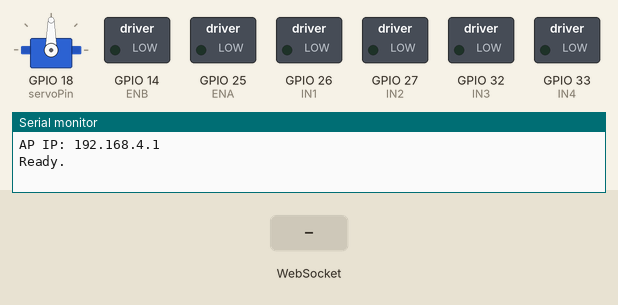
Simulated run of this sketch. Board: ESP32. Shown: servo, switched loads named in the sketch (green lamp = pin HIGH), the last lines printed to the serial monitor. Inputs (shaded band) come from the test bench.

Above: at 1.2 s.
1.3 s: WebSocket text "S:" received
At 1.8 s:
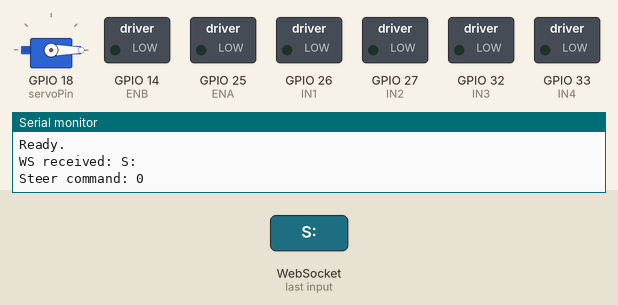
2.8 s: WebSocket text "T:" received
4.3 s: WebSocket text "5" received
Timing chart, 0 to 7.3 s (numbered marks = the images above; inputs shaded):
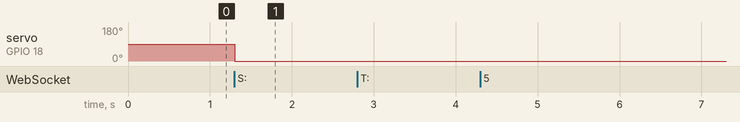

The sketch:

espwifi.ino
```cpp
#include <WiFi.h>
#include <WebServer.h>
#include <WebSocketsServer.h>
#include <ESP32Servo.h>

// -------------------- ACCESS POINT --------------------
const char* ssid     = "ESP32-RC";
const char* password = "12345678";

// -------------------- WEB SERVER & WEBSOCKET --------------------
WebServer server(80);
WebSocketsServer webSocket(81);

// -------------------- L298N MOTOR PINS --------------------
// Motor A
const int ENA = 25;   // PWM speed
const int IN1 = 26;   // Direction
const int IN2 = 27;   // Direction

// Motor B
const int ENB = 14;   // PWM speed
const int IN3 = 32;   // Direction
const int IN4 = 33;   // Direction

// -------------------- SERVO --------------------
Servo steering;
const int servoPin = 18;

// -------------------- CONTROL VARIABLES --------------------
int throttleValue = 0;
int steeringValue = 90;

// -------------------- MOTOR CONTROL --------------------
void driveMotors(int speed) {
  speed = constrain(speed, -255, 255);

  Serial.print("Motor command: ");
  Serial.println(speed);

  int pwmVal = abs(speed);

  if (speed > 0) {
    // Forward
    digitalWrite(IN1, HIGH);
    digitalWrite(IN2, LOW);

    digitalWrite(IN3, HIGH);
    digitalWrite(IN4, LOW);

    ledcWrite(ENA, pwmVal);
    ledcWrite(ENB, pwmVal);
  }
  else if (speed < 0) {
    // Reverse
    digitalWrite(IN1, LOW);
    digitalWrite(IN2, HIGH);

    digitalWrite(IN3, LOW);
    digitalWrite(IN4, HIGH);

    ledcWrite(ENA, pwmVal);
    ledcWrite(ENB, pwmVal);
  }
  else {
    // Stop
    digitalWrite(IN1, LOW);
    digitalWrite(IN2, LOW);

    digitalWrite(IN3, LOW);
    digitalWrite(IN4, LOW);

    ledcWrite(ENA, 0);
    ledcWrite(ENB, 0);
  }
}

// -------------------- WEBSOCKET EVENT --------------------
void webSocketEvent(uint8_t num, WStype_t type, uint8_t* payload, size_t length) {
  if (type == WStype_TEXT) {
    String msg = String((char*)payload);

    Serial.print("WS received: ");
    Serial.println(msg);

    if (msg.startsWith("T:")) {
      throttleValue = constrain(msg.substring(2).toInt(), -255, 255);
      driveMotors(throttleValue);
    }
    else if (msg.startsWith("S:")) {
      steeringValue = constrain(msg.substring(2).toInt(), 0, 180);
      steering.write(steeringValue);

      Serial.print("Steer command: ");
      Serial.println(steeringValue);
    }
  }
  else if (type == WStype_DISCONNECTED) {
    Serial.println("Client disconnected - stopping motors");
    driveMotors(0);
  }
}

// -------------------- WEBPAGE HTML --------------------
String webpage = R"rawliteral(
<!DOCTYPE html>
<html>
<head>
<meta name="viewport" content="width=device-width, initial-scale=1">
<title>ESP32 RC Car</title>
<style>
  body {
    font-family: Arial, sans-serif;
    text-align: center;
    background: #111;
    color: #fff;
    padding: 20px;
  }

  h1 {
    color: #0f0;
  }

  .label {
    font-size: 1.1em;
    margin: 24px 0 8px;
  }

  #status {
    font-size: 0.8em;
    color: #f80;
    margin-bottom: 16px;
  }

  input[type=range] {
    -webkit-appearance: none;
    appearance: none;
    width: 75%;
    height: 28px;
    background: #333;
    border-radius: 14px;
    outline: none;
    cursor: pointer;
  }

  input[type=range]::-webkit-slider-thumb {
    -webkit-appearance: none;
    appearance: none;
    width: 44px;
    height: 44px;
    border-radius: 50%;
    background: #0f0;
    cursor: pointer;
    box-shadow: 0 0 6px #0f0;
  }

  input[type=range]::-moz-range-thumb {
    width: 44px;
    height: 44px;
    border-radius: 50%;
    background: #0f0;
    cursor: pointer;
    box-shadow: 0 0 6px #0f0;
    border: none;
  }

  #throttleVal, #steerVal {
    font-size: 1.3em;
    font-weight: bold;
    margin-top: 6px;
    color: #0f0;
  }
</style>
</head>
<body>

<h1>ESP32 RC Car</h1>
<div id="status">Connecting...</div>

<div class="label">Steering Servo</div>
<input type="range" min="0" max="180" value="90" id="steerSlider"
  oninput="sendSteer(this.value)">
<div id="steerVal">90°</div>

<div class="label">Throttle Motors</div>
<input type="range" min="-255" max="255" value="0" id="throttleSlider"
  oninput="sendThrottle(this.value)"
  onpointerup="resetThrottle()"
  ontouchend="resetThrottle()">
<div id="throttleVal">0</div>

<script>
  var ws;

  function connect() {
    ws = new WebSocket('ws://' + location.hostname + ':81/');

    ws.onopen = function() {
      document.getElementById('status').textContent = 'Connected';
      document.getElementById('status').style.color = '#0f0';
      ws.send('T:0');
    };

    ws.onclose = function() {
      document.getElementById('status').textContent = 'Disconnected - reconnecting...';
      document.getElementById('status').style.color = '#f80';
      document.getElementById('throttleSlider').value = 0;
      document.getElementById('throttleVal').textContent = '0';
      setTimeout(connect, 2000);
    };

    ws.onerror = function() {
      ws.close();
    };
  }

  function sendSteer(v) {
    document.getElementById('steerVal').textContent = v + '°';

    if (ws && ws.readyState === WebSocket.OPEN) {
      ws.send('S:' + v);
    }
  }

  function sendThrottle(v) {
    document.getElementById('throttleVal').textContent = v;

    if (ws && ws.readyState === WebSocket.OPEN) {
      ws.send('T:' + v);
    }
  }

  function resetThrottle() {
    document.getElementById('throttleSlider').value = 0;
    sendThrottle(0);
  }

  connect();
</script>

</body>
</html>
)rawliteral";

// -------------------- SETUP --------------------
void setup() {
  Serial.begin(115200);

  // Motor direction pins
  pinMode(IN1, OUTPUT);
  pinMode(IN2, OUTPUT);
  pinMode(IN3, OUTPUT);
  pinMode(IN4, OUTPUT);

  // Start motors stopped
  digitalWrite(IN1, LOW);
  digitalWrite(IN2, LOW);
  digitalWrite(IN3, LOW);
  digitalWrite(IN4, LOW);

  // ESP32 core 3.x PWM setup
  ledcAttach(ENA, 20000, 8);
  ledcAttach(ENB, 20000, 8);

  ledcWrite(ENA, 0);
  ledcWrite(ENB, 0);

  // Servo setup
  ESP32PWM::allocateTimer(2);
  ESP32PWM::allocateTimer(3);

  steering.setPeriodHertz(50);
  steering.attach(servoPin, 500, 2400);
  steering.write(90);

  // WiFi Access Point
  WiFi.softAP(ssid, password);

  Serial.print("AP IP: ");
  Serial.println(WiFi.softAPIP());

  // Web server
  server.on("/", []() {
    server.send(200, "text/html", webpage);
  });

  server.begin();

  // WebSocket
  webSocket.begin();
  webSocket.onEvent(webSocketEvent);

  Serial.println("Ready.");
}

// -------------------- LOOP --------------------
void loop() {
  server.handleClient();
  webSocket.loop();
}
```

Measured:
- after the input at 1.3 s, servo on GPIO 18 (servoPin): 90° → 0° at once
